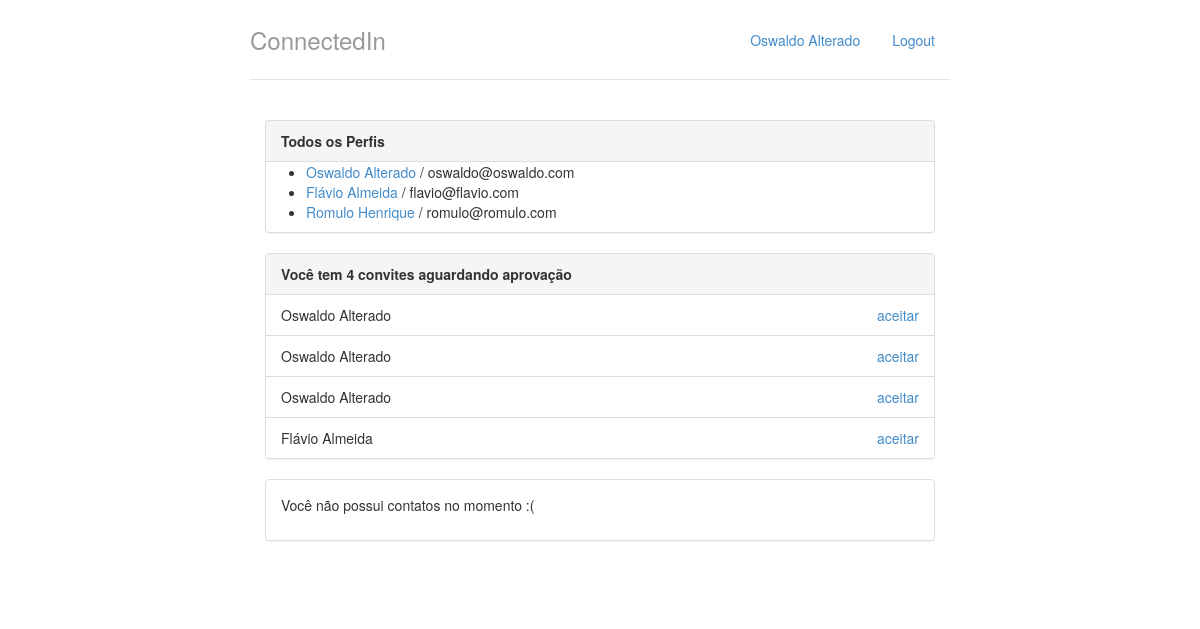
Before: / with the older database file.
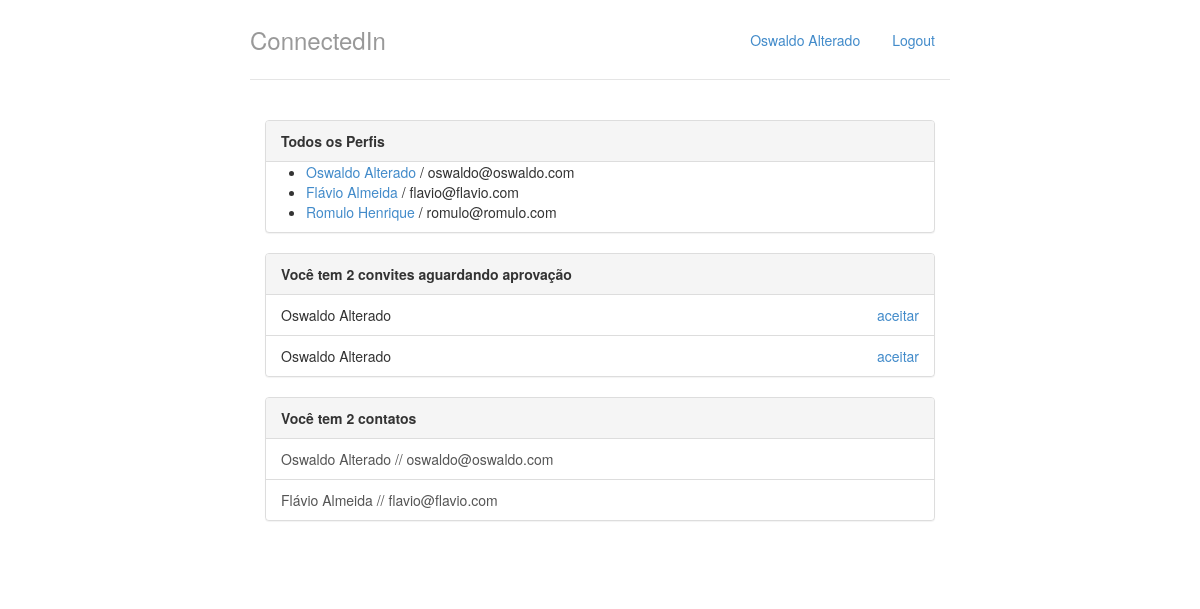
After: the same page with the newer database file.
### perfis/models.py (models this page shows, shortened)
class Perfil(models.Model):
	nome = models.CharField(max_length=255, null=False)
	email = models.CharField(max_length=255, null=False)
	telefone = models.CharField(max_length=15, null=False)
	nome_empresa = models.CharField(max_length=255, null=False)
	contatos = models.ManyToManyField('self')

class Convite(models.Model):
	solicitante = models.ForeignKey(Perfil, related_name='convites_feitos')
	convidado = models.ForeignKey(Perfil, related_name='convites_recebidos')

### perfis/views.py (the view)
# urls.py: url(r'^$', views.index, name='index'),
def index(request):
	return render(request, 'index.html', {'perfis' : Perfil.objects.all(), 'perfil_logado' : get_perfil_logado(request)})

### perfis/views.py (called while the page is built)
def get_perfil_logado(request):
	return Perfil.objects.get(id=1)

### perfis/templates/index.html
{% extends "base.html" %}
{% block body %}
<div class="col-lg-12">
    <div class="panel panel-default">
        <div class="panel-heading">
            <strong>Todos os Perfis</strong>
        </div>
        {% if perfis %}
          <ul>
              {% for perfil in perfis %}
                  <li>
                    <a href="{% url 'exibir' perfil.id%}">{{ perfil.nome }}</a> / {{ perfil.email }}
                  </li>
              {% endfor %}
          </ul>
        {% else %}
          <p>Nenhum Perfil encontrado</p>
        {% endif %}
    </div>
    <div class="panel panel-default">
        {% with total_de_convites=perfil_logado.convites_recebidos.count %}
          {% if total_de_convites %}
              <div class="panel-heading">
                  <strong>Você tem {{ total_de_convites }} convite{{ total_de_convites|pluralize }} aguardando aprovação</strong>
              </div>
              <ul class="list-group">
                  {% for convite in perfil_logado.convites_recebidos.all %}
                      <li class="list-group-item">
                              {{ convite.solicitante.nome }}
                              <a href="{% url 'aceitar' convite.id %}" class="pull-right">aceitar</a>
                      </li>
                  {% endfor %}
              </ul>
          {% else %}
              <div class="panel-body">
                  <p>Nenhum convite recebido :(</p>
              </div>
          {% endif %}
        {% endwith %}
    </div>
    <div class="panel panel-default">
    {% with total_de_contatos=perfil_logado.contatos.count %}
        {% if total_de_contatos %}
            <div class="panel-heading">
                    <strong>Você tem {{total_de_contatos}} contato{{ total_de_contatos|pluralize }}</strong>
            </div>
            <ul class="list-group">
                {% for contato in perfil_logado.contatos.all %}
                    <a href="{% url 'exibir' contato.id %}" class="list-group-item">{{ contato.nome }} // {{ contato.email }}</a>
                {% endfor %}
            </ul>
        {% else %}
            <div class="panel-body">
                <p>Você não possui contatos no momento :(</p>
            </div>
        {% endif %}
    {% endwith %}
  </div>
</div>
{% endblock %}

### perfis/templates/base.html (shortened to what this page needs)
{% load staticfiles %}
<!DOCTYPE html>
<html lang="pt">
  <head>
    <link href="{% static "styles/bootstrap.css" %}" rel="stylesheet">
    <link href="{% static "styles/main.css" %}" rel="stylesheet">
  </head>
  <body>
    <div class="container">
      <div class="header">
        <ul class="nav nav-pills pull-right">
          <li class=""><a href="{% url 'index' %}">{{perfil_logado.nome}}</a></li>
          <li class=""><a href="/logout/">Logout</a></li>
        </ul>
        <h3 class="text-muted">ConnectedIn</h3>
      </div>
      <div class="row content">
         {% block body %}
         {% endblock %}
      </div>
    </div>
  </body>
</html>

### perfis/static/styles/main.css (style rules this page uses)
body { padding-top: 20px; padding-bottom: 20px; }
.header, .content, .footer { padding-left: 15px; padding-right: 15px; }
.header { border-bottom: 1px solid #e5e5e5; }
.header h3 { margin-top: 0; margin-bottom: 0; line-height: 40px; padding-bottom: 19px; }
@media (min-width: 768px) { .container { max-width: 730px; } }
.content { margin: 40px 0; }
@media screen and (min-width: 768px) { .header, .content, .footer { padding-left: 0; padding-right: 0; } }
@media screen and (min-width: 768px) { .header { margin-bottom: 30px; } }

Changed rows visible on the page:
removed Convite: solicitante.nome "Oswaldo Alterado"
removed Convite: solicitante.nome "Flávio Almeida"
now on one of the page's lists (row unchanged): Perfil: nome "Oswaldo Alterado", email "oswaldo@oswaldo.com"
now on one of the page's lists (row unchanged): Perfil: nome "Flávio Almeida", email "flavio@flavio.com"
Other visible differences:
{{ total_de_convites }}: "4" → "2"
{{ total_de_contatos }}: (not shown) → "2"
text no longer shown: "Você não possui contatos no momento :("
text now shown: "Você tem contato"
